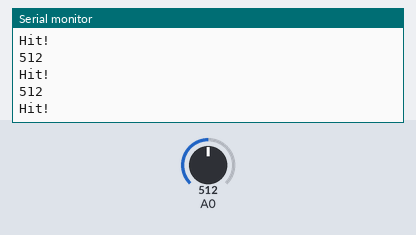
The sketch below on a simulated Arduino Uno, built with avr-gcc and run on an emulated ATmega328P. Shown: the last lines printed to the serial monitor. Inputs (shaded band) come from the test bench; at power-on: A0 = 512.

Above: at 1.2 s.
1.3 s: A0 set to 636
At 2.0 s:
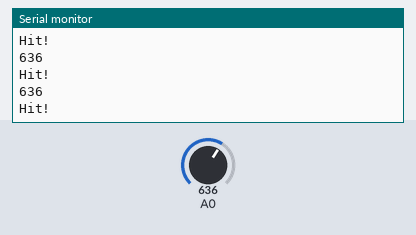
2.8 s: A0 set to 659
At 3.3 s:
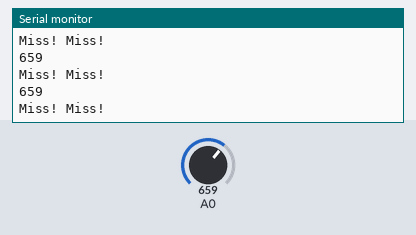
7.3 s: A0 set to 990
At 7.9 s:
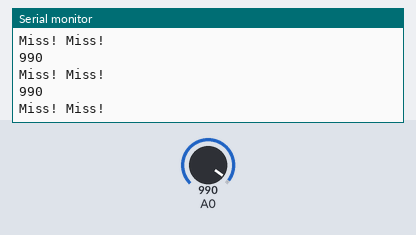
10.3 s: A0 set to 1010
At 11.2 s:
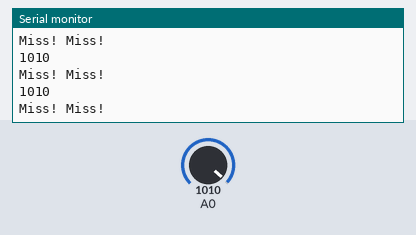
Timing chart, 0 to 13.3 s (numbered marks = the images above; inputs shaded):
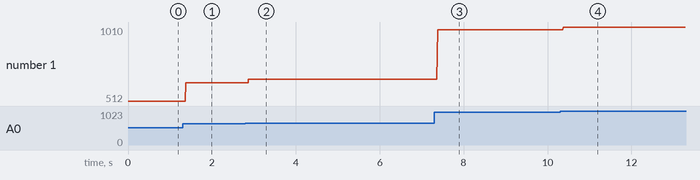

Measured:
- the behaviour switches between 650 and 651 on A0 (found by bisection; images 1 and 2)
- after the input at 1.3 s, the serial monitor: prints a new line after 0.07 s (image 1)
- after the input at 2.8 s, the serial monitor: prints a new line after 0.07 s (image 2)
- after the input at 7.3 s, the serial monitor: prints a new line after 0.08 s (image 3)
- after the input at 10.3 s, the serial monitor: prints a new line after 0.08 s (image 4)
- plotted number 1: 512 → 636 after the input at 1.3 s, 636 → 659 after the input at 2.8 s, 659 → 990 after the input at 7.3 s, 990 → 1010 after the input at 10.3 s

The sketch:

Light_Detector.ino
```cpp
int sensorReading;

void setup()
{
  Serial.begin(9600);


}

void loop()
{
  sensorReading = analogRead(A0); //turns the input into a number between 0 and 1023
  Serial.println(sensorReading); // using println prints out a new line onto the serial monitor aka console
  if( sensorReading > 650)
  {
    Serial.println("Miss! Miss!");
  }
  else
  {
    Serial.println("Hit!");
  }

  delay(1);  //otherwise it will not be able to receive instructions easily
}
```
